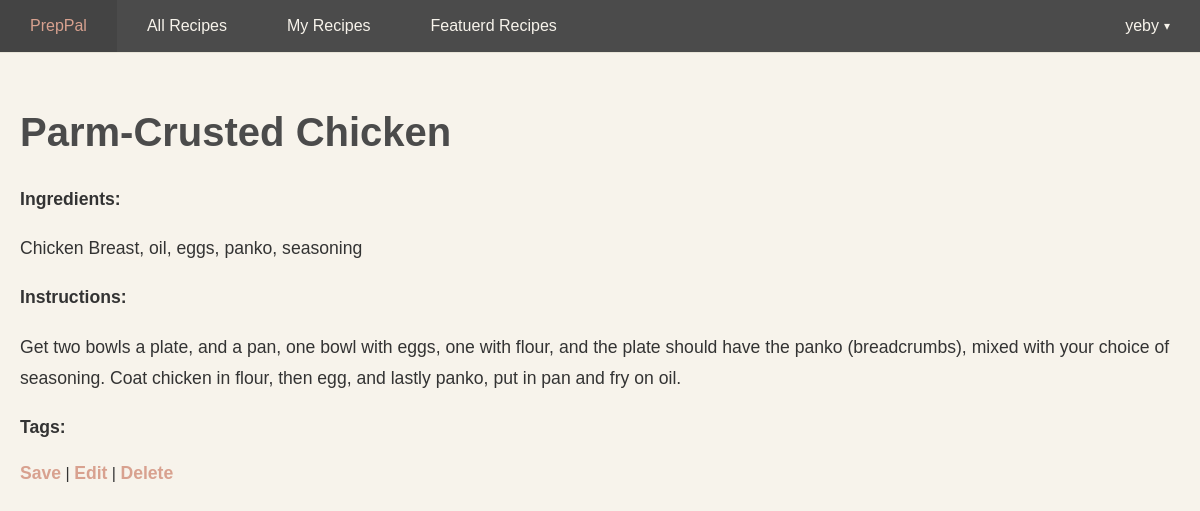
/recipe/1/ (signed in), run on the app's committed database.
### core/models.py (models this page shows, shortened)
class Recipe(models.Model):
    name = models.CharField(max_length=50)
    short_desc = models.TextField(max_length=200)
    image = models.ImageField(upload_to='', null=True, blank=True)
    ingredients = models.TextField()
    instructions= models.TextField()
    cook_time = models.PositiveIntegerField()
    is_quick_meal = models.BooleanField(default=False)
    is_limited_appliances = models.BooleanField(default=False)
    is_vegetarian = models.BooleanField(default=False)
    user = models.ForeignKey(User, on_delete=models.CASCADE)

### core/views.py (the view)
# urls.py: path('recipe/<int:recipe_id>/', views.view_recipe, name='view_recipe'),
def view_recipe(request, recipe_id):
    if not request.user.is_authenticated:
        messages.error(request, 'You must log in or create an account to view this recipe.')
        return redirect('login')
    recipe = get_object_or_404(Recipe, id=recipe_id)
    saved_recipe = SavedRecipe.objects.filter(user=request.user, recipe=recipe).exists()
    context = {
        'recipe': recipe,
        'is_saved': saved_recipe,
    }
    return render(request, 'core/view_recipe.html', context)

### core/templates/core/view_recipe.html (shortened to what this page needs)
{% load static %}
<!DOCTYPE html>
<html>
    <head>
        <link rel="stylesheet" href="{% static 'core/styles.css' %}">
    </head>
    <body>
        {% include 'core/navbar.html' %}
        <div class="main-content">
            <h1>{{ recipe.name }}</h1>
            <p><strong>Ingredients:</strong></p>
            <p>{{ recipe.ingredients }}</p>
            <p><strong>Instructions:</strong></p>
            <p>{{ recipe.instructions }}</p>
            <p><strong>Tags:</strong> {{ recipe.tags }}</p>
            {% if user.is_authenticated %}
            <form action="{% url 'toggle_save_recipe' recipe.id %}" method="post" style="display:inline;">
                {% if is_saved %}
                    <button type="submit">Unsave</button>
                {% else %}
                    <button type="submit">Save</button>
                {% endif %} |
            </form>
            <a href="{% url 'update_recipe' recipe.pk %}" class="edit">Edit</a> |
            <a href="{% url 'delete_recipe' recipe.pk %}" class="delete">Delete</a>
            {% endif %}
        </div>
    </body>
</html>

### core/templates/core/navbar.html (shortened to what this page needs)
<nav class="navbar">
    <div class="navbar-left">
        <a href="{% url 'main_page' %}">PrepPal</a>
        <a href="{% url 'recipe_list' %}">All Recipes</a>
        {% if user.is_authenticated %}
            <a href="{% url 'my_recipes' %}">My Recipes</a>
            <a href="{% url 'featured_recipes' %}">Featuerd Recipes</a>
        {% endif %}
    </div>
    <div class="navbar-right">
        {% if user.is_authenticated %}
            <div class="dropdown">
                <button class="dropbtn" onclick="toggleDropdown()">
                    {{ user.username }} <span class="arrow">&#9662;</span>
                </button>
            </div>
        {% else %}
            <a href="{% url 'login' %}">Login</a>
            <a href="{% url 'register' %}">Register</a>
        {% endif %}
    </div>
</nav>

### core/static/core/styles.css (style rules this page uses)
body { background-color: #F7F3EB; color: #333; margin: 0; font-family: Arial, Helvetica, sans-serif; line-height: 1.6; }
.main-content { padding: 20px; max-width: 1200px; margin: 0 auto; box-sizing: border-box; }
.main-content h1 { font-size: 2.5rem; font-weight: bold; color: #4B4B4B; margin-bottom: 20px; }
.main-content p { font-size: 1.1rem; line-height: 1.8; color: #333; margin-bottom: 15px; }
.main-content a { font-size: 1.1rem; color: #D8A18F; text-decoration: none; font-weight: bold; transition: color 0.3s, text-decoration 0.3s; }
.main-content button { font-size: 1.1rem; color: #D8A18F; background: none; border: none; font-weight: bold; cursor: pointer; text-decoration: none; transition: color 0.3s, text-decoration 0.3s; padding: 0; }
.navbar { display: flex; justify-content: space-between; align-items: center; background-color: #4B4B4B; color: #F7F3EB; position: sticky; top: 0; z-index: 1000; border-bottom: 1px solid #E8E4D8; width: 100%; box-sizing: border-box; }
.navbar a { color: #F7F3EB; text-decoration: none; margin: 0px 0px; font-weight: 500; transition: color 0.3s; padding: 13px 30px; display: inline-block; }
.navbar-left { display: flex; align-items: center; }
.navbar-right { display: flex; align-items: center; }
.dropdown { position: relative; display: inline-block; }
.dropbtn { background-color: #4B4B4B; color: #F7F3EB; border: none; cursor: pointer; font-size: 16px; padding: 17px 30px; font-weight: 500; transition: color 0.3s; display: flex; align-items: center; }
.arrow { margin-left: 5px; font-size: 12px; }

### data on the page
Recipe: name "Parm-Crusted Chicken", ingredients "Chicken Breast, oil, eggs, panko, seasoning", instructions "Get two bowls a plate, and a pan, one bowl with eggs, one with flour, and the plate should have the panko (breadcrumbs), mixed with your choice of seasoning. Coat chicken in flour, then egg, and lastly panko, put in pan and fry on oil."

### other printed values
{{ user.username }} "yeby"
